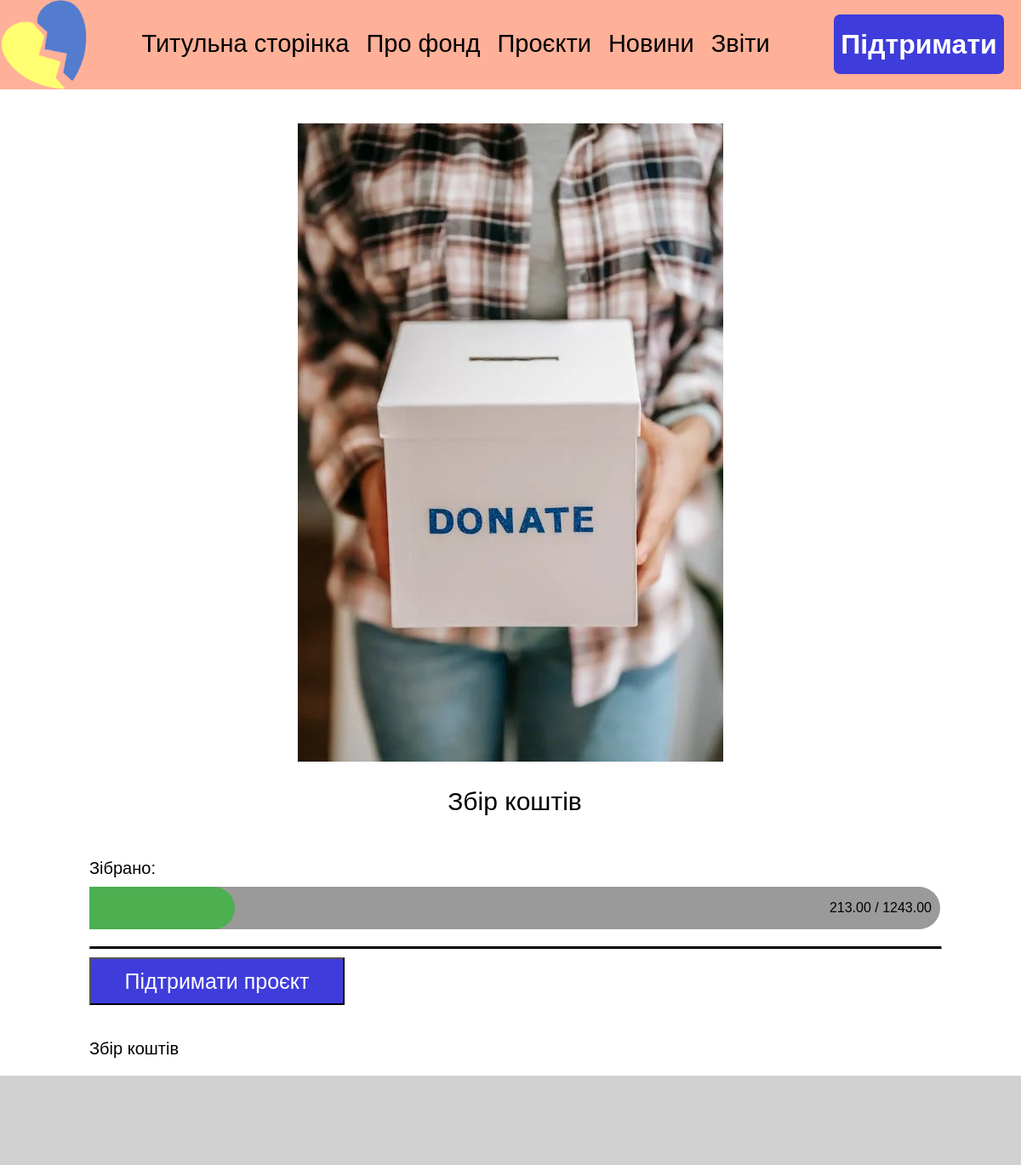
Page /project/4/ on the earlier database version.
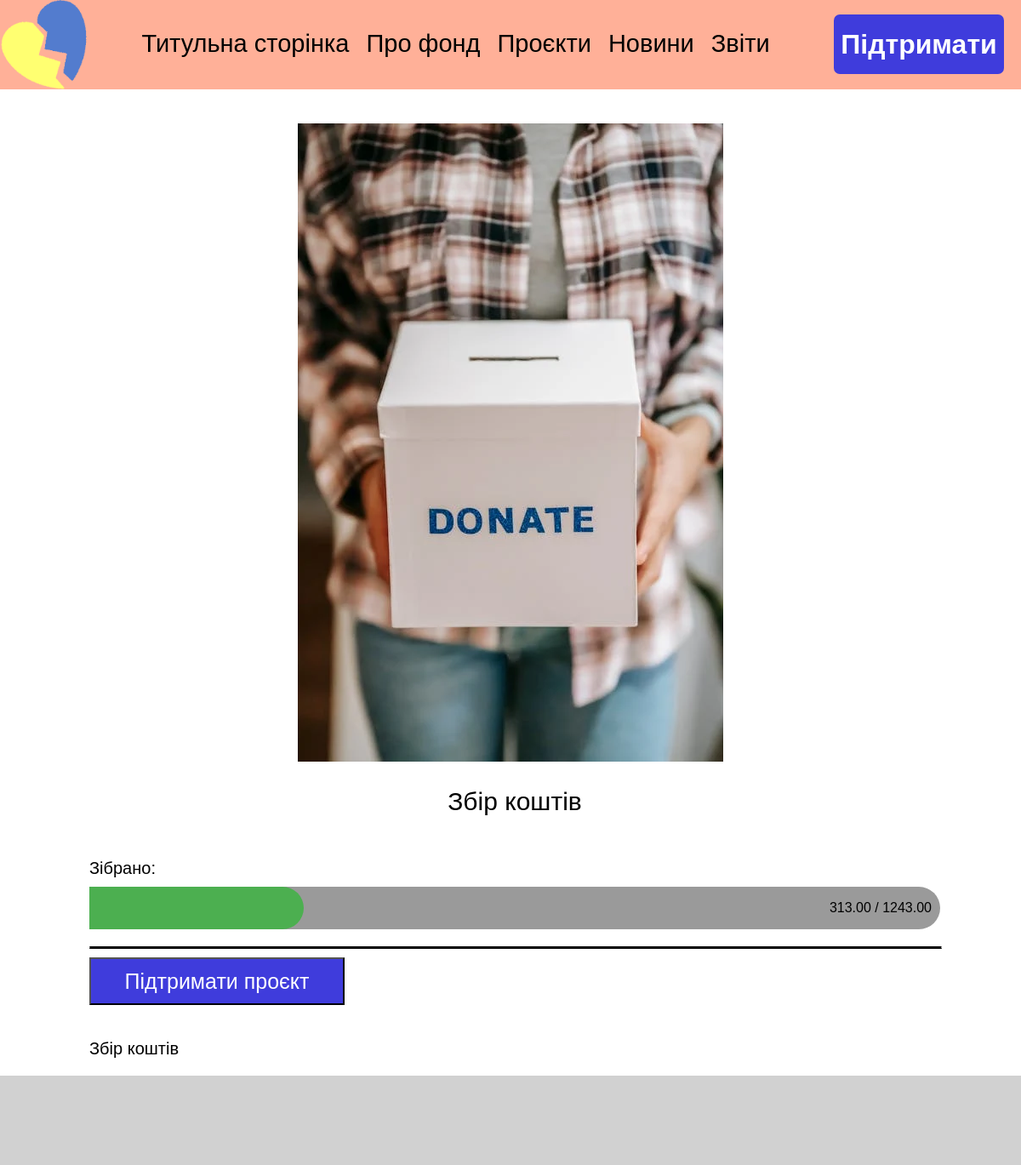
Same page on the later database version.
### UAFOND/models.py (models this page shows)
class Projects(models.Model):
    id = models.AutoField(primary_key=True)
    title = models.CharField(max_length=100, null=False, blank=False)
    author = models.CharField(max_length=100, null=False, blank=False)
    text = models.TextField()
    img = models.ImageField(upload_to='projects/')
    req_money = models.DecimalField(max_digits=20, decimal_places=2, null=False)
    coll_money = models.DecimalField(max_digits=20, decimal_places=2, null=False)
    active = models.BooleanField(default=True, null=False)

### UAFOND/views.py (the view)
# urls.py: path('project/<int:id>/', views.proj, name='proj'),
def proj(request, id):
    project = get_object_or_404(Projects, id=id)
    return render(request, 'proj.html', {'project': project})

### templates/proj.html (shortened to what this page needs)
<html lang="uk-UA">
<head>
    {% load static %}
</head>
<body>
    <div id="highbar">
        <img src = "{% static 'label.png' %} ">
        <ul>
            <li><a href="{% url 'main' %}">Титульна сторінка</a></li>
            <li><a href="{% url 'about' %}">Про фонд</a></li>
            <li><a href="{% url 'projects' %}">Проєкти</a></li>
            <li><a href="{% url 'news' %}">Новини</a></li>
            <li><a href="{% url 'report' %}">Звіти</a></li>
        </ul>
        <button onclick="window.location.href='{% url 'support' %}'">Підтримати</button>
    </div>
    <div class="project">
        <div class="proj_img">
            <img src="{{ MEDIA_URL }}{{ project.img.url }}" alt="Image">
        </div>
        <div class = "infoblock">
            <p class="title">{{project.title}}</p>
            <div id = "proj_cap">
                <p class="author"> Зібрано:</p>
            </div>
            <div class="proj_moneybar" data-coll-money="{{ project.coll_money }}" data-req-money="{{ project.req_money }}">
                <div class="fulled_bar">
                </div>
                <p class="money">{{ project.coll_money }} / {{ project.req_money }}</p>
            </div>
            <hr>
            <button id = "support_proj" onclick="window.location.href='{% url 'support_project' project.id%}'">Підтримати проєкт</button>
            <p class="text">{{project.text}}</p>
        </div>
    </div>
    <div id="lowbar">
    </div>
    <link rel="stylesheet" type="text/css" href="{% static 'proj.css' %}">
</body>
</html>

Differences in the rows shown:
changed Projects "Збір коштів": coll_money "213.00" → "313.00"
